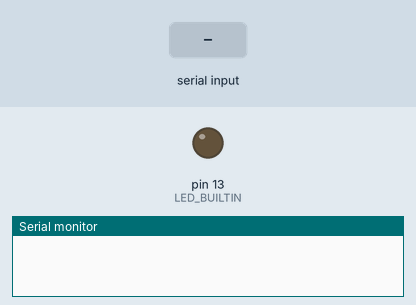
Recording of a sketch running on a simulated Arduino Uno, built with avr-gcc and run on an emulated ATmega328P. Parts: output pins drawn as LEDs (lit = HIGH), the last lines printed to the serial monitor. The inputs (shaded band) are chosen by the test bench. Random numbers use the default seed unless the sketch sets one.

Above: at 1.2 s.
1.3 s: "LED ON\n" received over Serial
At 2.3 s:
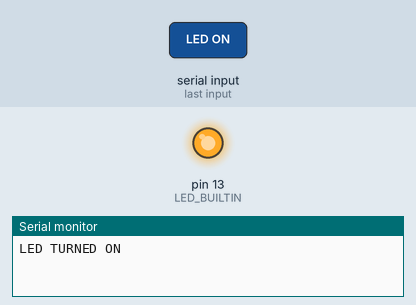
2.8 s: "LED OFF\n" received over Serial
At 3.4 s:
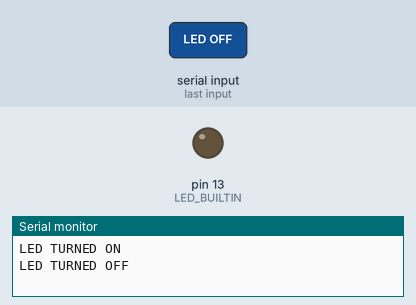
Timing chart, 0 to 5.8 s (numbered marks = the images above; inputs shaded):
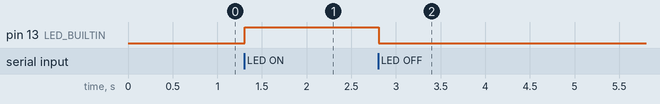

Measured:
- after the input at 1.3 s, pin 13 (LED_BUILTIN): LOW → HIGH at once
- after the input at 2.8 s, pin 13 (LED_BUILTIN): HIGH → LOW at once

The sketch:

Sensores.ino
```cpp
const int buttonPin = 2; // Pin number for the button
const int ledPin = 13; // Most Arduinos have an LED on pin 13
int lastButtonState = HIGH; // the previous state of the button
int currentButtonState; // the current state of the button

void setup() {
  pinMode(buttonPin, INPUT_PULLUP); // Initialize the button pin as an input with an internal pull-up resistor
  pinMode(LED_BUILTIN, OUTPUT);
  digitalWrite(LED_BUILTIN, LOW); // Turn on the LED
  Serial.begin(9600); // Start serial communication at 9600 baud rate
  randomSeed(analogRead(0));
}

void loop() {

/*
  currentButtonState = digitalRead(buttonPin); // read the button state

  // compare the button state to its previous state
  if (currentButtonState != lastButtonState) {
    // if the state has changed, increment the counter
    if (currentButtonState == LOW) {
      // if the current state is LOW then the button went from off to on:
      Serial.println("Button pressed");
    }

    // Delay a little bit to avoid bouncing
    delay(10);
 }
 // save the current state as the last state, for next time through the loop
 lastButtonState = currentButtonState;
*/
  if (Serial.available() > 0) {
    String command = Serial.readStringUntil('\n'); //Leo la linea completa
    if (command == "LED ON") {
      digitalWrite(LED_BUILTIN, HIGH);  // Turn on the LED
      Serial.println("LED TURNED ON");
    } else if (command == "LED OFF") {
      digitalWrite(LED_BUILTIN, LOW);   // Turn off the LED
      Serial.println("LED TURNED OFF");
    } else if (command == "READ TEMP") {
      SendTemperature();
    } else if (command == "READ HUM") {
      SendHumidity();
    } else if (command == "READ LIGHT") {
      SendLight();
    }
  }
}

int SendTemperature()
{
  Serial.print(random(0, 40));
  Serial.println("ºC");
  //Serial.println("24ºC");
}

int SendHumidity()
{
  Serial.print(random(0, 100));
  Serial.println("%");
  //Serial.println("55%");
}

int SendLight()
{
  Serial.print(random(0, 1023));
  Serial.println("L");
}
```
